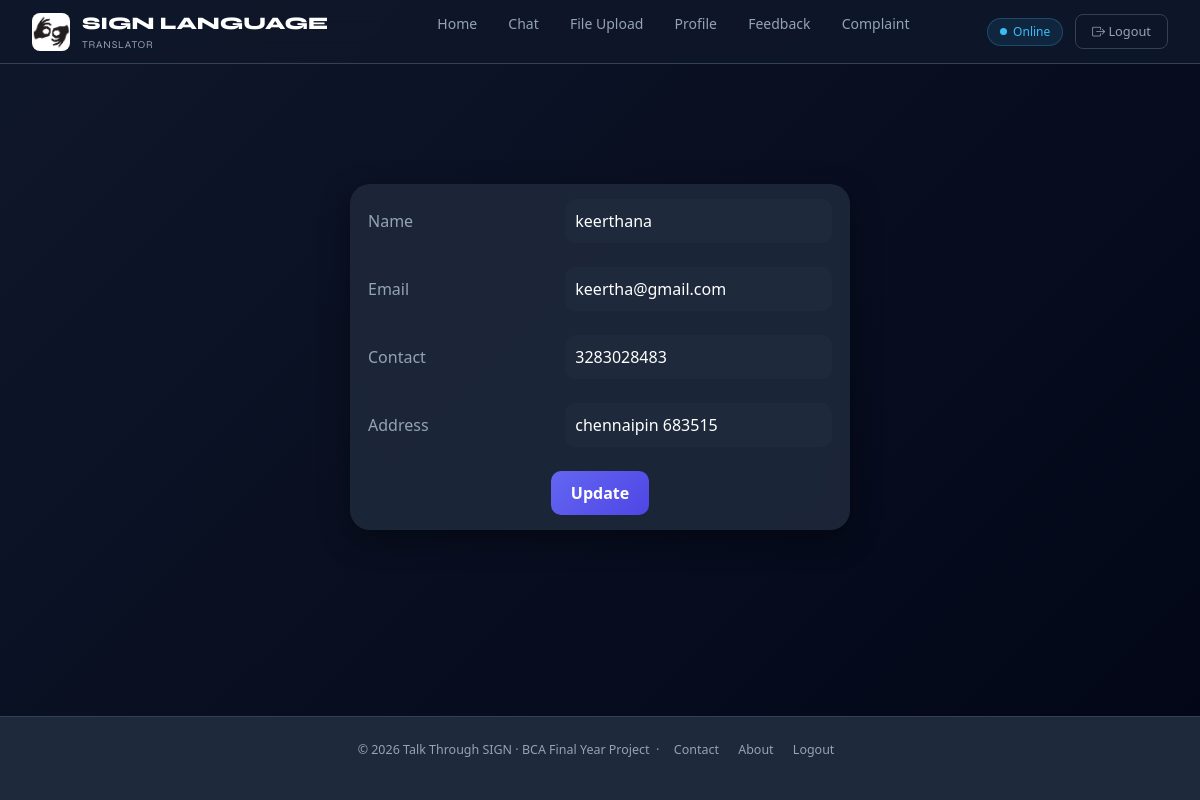
Page /User/EditProfile/ (signed in) on the committed database.
### Guest/models.py (models this page shows)
class tbl_user(models.Model):
    user_photo = models.FileField(upload_to="Assets/User/Photo/")
    user_name = models.CharField(max_length=30)
    user_email = models.CharField(max_length=30)
    user_contact = models.CharField(max_length=10)
    user_address = models.CharField(max_length=30)
    user_password = models.CharField(max_length=8)
    user_status = models.IntegerField(default=0)
    place = models.ForeignKey(tbl_place, on_delete=models.CASCADE)

### User/views.py (the view)
# urls.py: path('EditProfile/',views.EditProfile,name="EditProfile"),
def EditProfile(request):
    if 'uid' not in request.session:
        return redirect('Guest:Login')
    data=tbl_user.objects.get(id=request.session['uid'])
    if request.method=="POST":
        data.user_name=request.POST.get('txt_name')
        data.user_email=request.POST.get('mail')
        data.user_contact=request.POST.get('txt_contact')
        data.user_address=request.POST.get('txt_address')
        data.save()
        return render(request,'User/EditProfile.html',{'msg':"profile Updated"})
    else:
        return render(request,'User/EditProfile.html',{'data':data})

### User/Templates/User/EditProfile.html (shortened to what this page needs)
{% extends 'User/Header.html' %}
{% load static %}
{% block content %}
<!DOCTYPE html>
<html lang="en">
<head>
</head>
<body>
    <form action="" method="post">
        <table border="3">
            <tr>
                <td>Name</td>
                <td><input type="text" name="txt_name" id="" value="{{data.user_name}}"></td>
            </tr>
            <tr>
                <td>Email</td>
                <td><input type="text" name="mail" id="" value="{{data.user_email}}"></td>
            </tr>
            <tr>
                <td>Contact</td>
                <td><input type="text" name="txt_contact" id="" value="{{data.user_contact}}"></td>
            </tr>
            <tr>
                <td>Address</td>
                <td><input type="text" name="txt_address" id="" value="{{data.user_address}}"></td>
            </tr>
            <tr>
                <td colspan="2" align="center"><input type="submit" value="Update"></td>
            </tr>
        </table>
</form></body>
</html>
{% endblock content %}

### User/Templates/User/Header.html (style rules this page uses)
:root { --blue: #6366f1; --sky: #38bdf8; --dark: #0f172a; --card: #1e293b; --muted: #94a3b8; --border: #334155; --grad: linear-gradient(90deg, #6366f1, #38bdf8); }
* { box-sizing: border-box; margin: 0; padding: 0; }
body { font-family: 'DM Sans', sans-serif; background: var(--dark); color: #e2e8f0; min-height: 100vh; display: flex; flex-direction: column; }

### User/Templates/User/EditProfile.html (style rules this page uses)
body { background: linear-gradient(135deg, #0f172a, #020617); font-family: 'Segoe UI', Tahoma, Geneva, Verdana, sans-serif; color: #e2e8f0; }
table { margin: 80px auto; border-collapse: collapse; background: rgba(30, 41, 59, 0.9); backdrop-filter: blur(10px); border-radius: 20px; overflow: hidden; padding: 25px; box-shadow: 0 10px 30px rgba(0,0,0,0.4); width: 500px; }
td { padding: 12px 15px; }
td:first-child { color: #94a3b8; font-weight: 500; width: 40%; }
input[type="text"] { width: 100%; padding: 10px; border-radius: 10px; border: none; outline: none; background: #1e293b; color: white; transition: 0.2s; }
input[type="submit"] { padding: 10px 20px; border-radius: 10px; border: none; background: linear-gradient(135deg, #6366f1, #4f46e5); color: white; font-weight: 600; cursor: pointer; transition: 0.2s; }

### rows in the picture
tbl_user: txt_name "keerthana", mail "keertha@gmail.com", txt_contact "3283028483", txt_address "chennaipin 683515"
